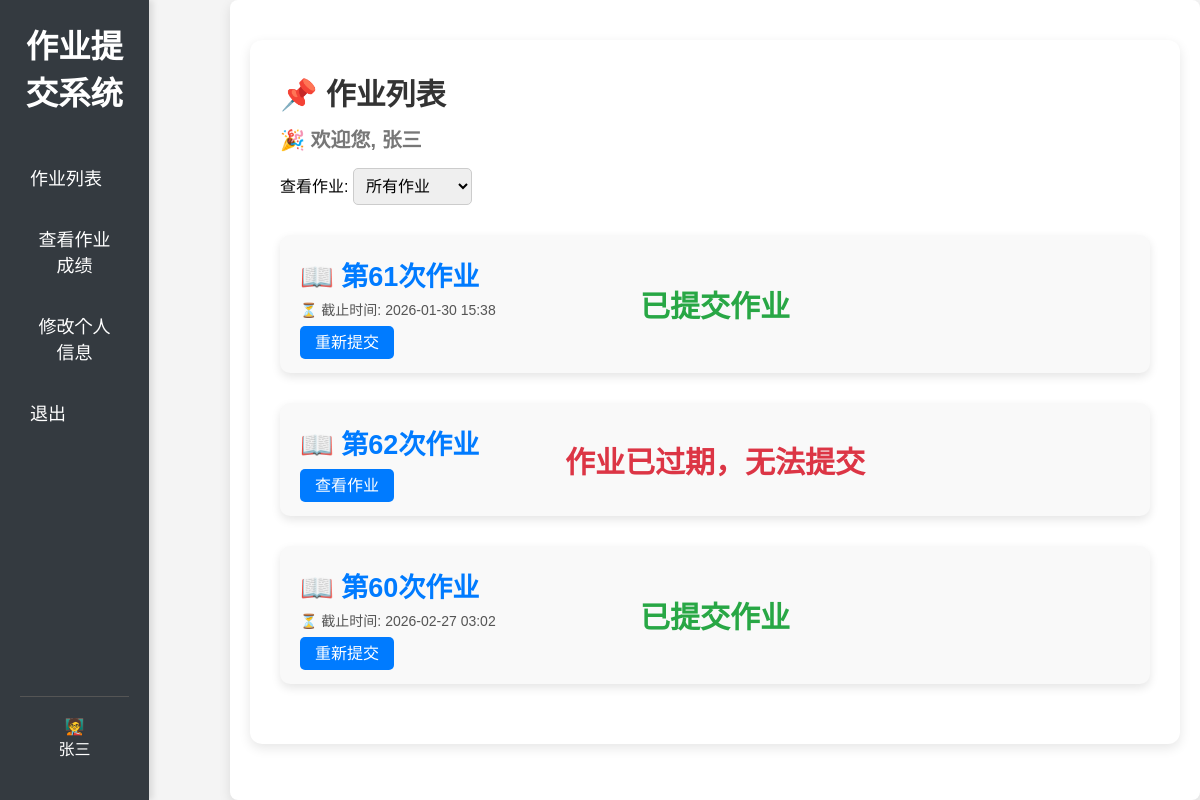
Page /assignments/ (signed in) on the earlier database version.
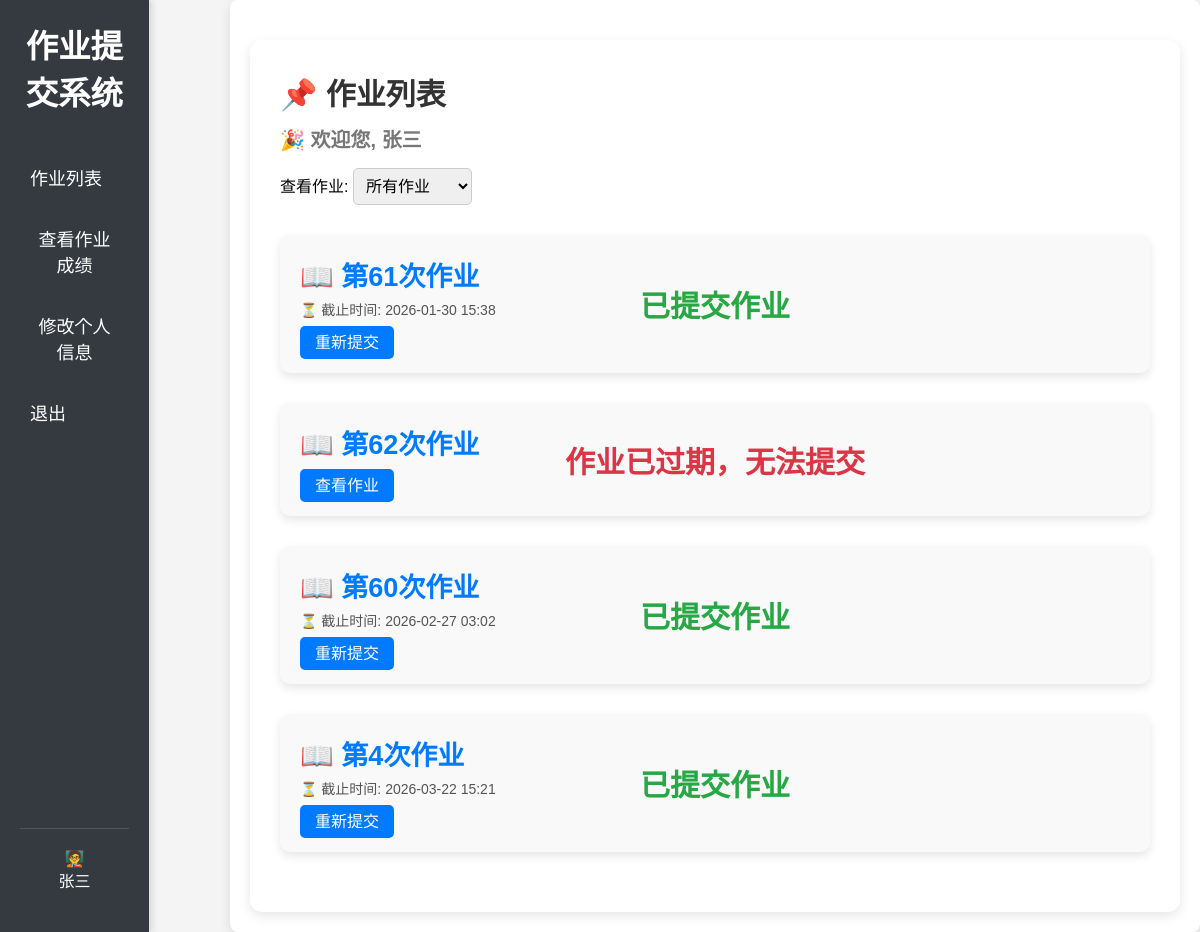
Same page on the later database version.
### assignment_system/models.py (models this page shows, shortened)
class Assignment(models.Model):
    title = models.CharField(max_length=200)
    description = models.TextField()
    due_date = models.DateTimeField()
    file = models.FileField(upload_to='submissions/', blank=True, null=True)
    custom_fields = models.JSONField(default=list, blank=True, null=True)

### assignment_system/views/student_views.py (the view)
# urls.py: path("assignments/", student_views.assignment_list, name="assignment_list"),
def assignment_list(request):
    if not request.user.is_authenticated:
        return redirect("custom_login")
    now = timezone.now()
    filter_type = request.GET.get("filter", "all")
    assignments = Assignment.objects.all().order_by("due_date")
    submissions = Submission.objects.filter(
        student=request.user,
        assignment=OuterRef("pk")
    )
    assignments = assignments.annotate(has_submission=Exists(submissions))
    if filter_type == "not_submitted":
        assignments = assignments.filter(has_submission=False)
    return render(
        request,
        "student/assignment_list.html",
        {
            "assignments": assignments,
            "now": now,
            "filter": filter_type,
            "user": request.user,
        }
    )

### assignment_system/templates/student/assignment_list.html (shortened to what this page needs)
{% extends 'base.html' %}
{% block content %}
<div class="container">
    <div class="header">
        <h2 class="title">📌 作业列表</h2>
        <h3 class="welcome">🎉 欢迎您, {{ user.name }}</h3>
        <div class="filter-options">
            <label for="assignment-filter">查看作业:</label>
            <select id="assignment-filter" onchange="location = this.value;">
                <option value="{% url 'assignment_list' %}?filter=all" {% if filter == 'all' %}selected{% endif %}>所有作业</option>
            </select>
        </div>
    </div>
    <ul class="assignment-list">
        {% for assignment in assignments %}
            <li class="assignment-item">
                <div class="assignment-info">
                    <a  class="assignment-link">
                        <h2>📖 {{ assignment.title }}</h2>
                    </a>
                    {% if assignment.due_date > now or assignment.has_submission %}
                    <span class="due-date">⏳ 截止时间: {{ assignment.due_date|date:"Y-m-d H:i" }}</span>
                    {% endif %}
                    <div class="submit-actions">
                        {% if assignment.has_submission %}
                        <a href="{% url 'student_submission' assignment.id %}" class="submit-button">重新提交</a>
                        {% else %}
                        <a href="{% url 'student_submission' assignment.id %}" class="submit-button">查看作业</a>
                        {% endif %}
                    </div>
                </div>
                <div class="status-container">
                    {% if assignment.has_submission %}
                    <span class="status status-submitted">已提交作业</span>
                    {% else %}
                    {% if assignment.due_date < now %}
                    <span class="status status-overdue">作业已过期，无法提交</span>
                    {% else %}
                    <span class="status status-not-submitted">未提交作业</span>
                    {% endif %}
                    {% endif %}
                </div>
            </li>
        {% empty %}
            <li class="no-assignment">暂无作业</li>
        {% endfor %}
    </ul>
</div>
{% endblock %}

Differences in the rows shown:
added Assignment: title "第4次作业", due_date "2026-03-22 15:21", shows "重新提交", shows "已提交作业"
